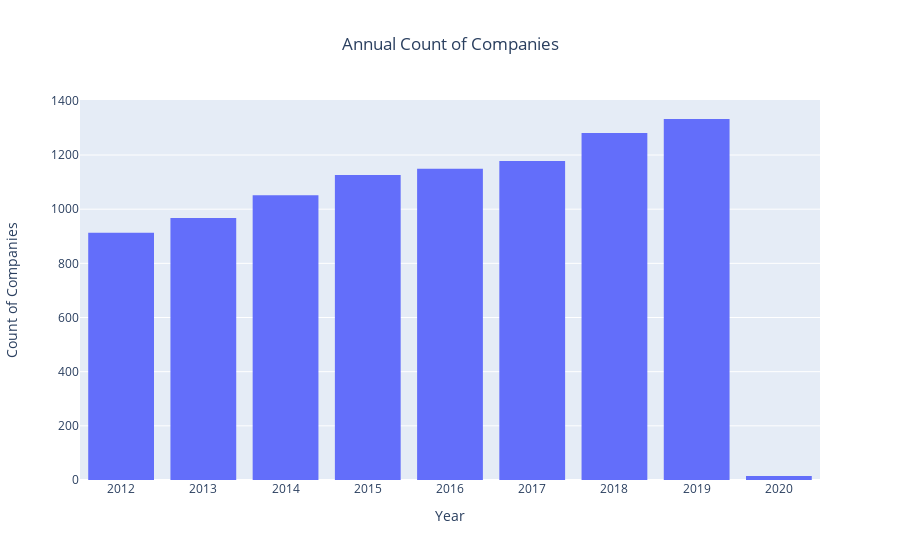

Write notebook code for a chart like this one.
### Markdown cell above
### Conclusions and Questions based on profiling

### Code cell
# FROM HOW MANY YEARS DO WE HAVE DATA?

fig = go.Figure(data=[go.Histogram(x=df['Year'])])

# Update layout for the figure
fig.update_layout(
    title_text="Annual Count of Companies",
    title_x=0.5,  # center the title
    xaxis_title_text='Year',
    yaxis_title_text='Count of Companies',
    bargap=0.2,  # gap between bars
    autosize=True,
    yaxis=dict(
        automargin=True,
        title_standoff=30
    ),
)

# Update yaxis settings
fig.update_yaxes(automargin=True)

fig.show()

### Figure 1 — Plotly figure (JSON) as saved in the notebook; plotly's stock layout.template omitted (floating-point values rounded to 4 significant figures; data arrays with more than 128 entries replaced by an {"elided": "..."} marker saying what was removed)
{"data": [{"type": "histogram", "x": {"elided": "9013 int values"}}], "layout": {"autosize": true, "bargap": 0.2, "title": {"text": "Annual Count of Companies", "x": 0.5}, "xaxis": {"autorange": true, "range": [2012.0, 2020.0], "title": {"text": "Year"}, "type": "linear"}, "yaxis": {"automargin": true, "autorange": true, "range": [0, 1403.0], "title": {"standoff": 30, "text": "Count of Companies"}}}}
